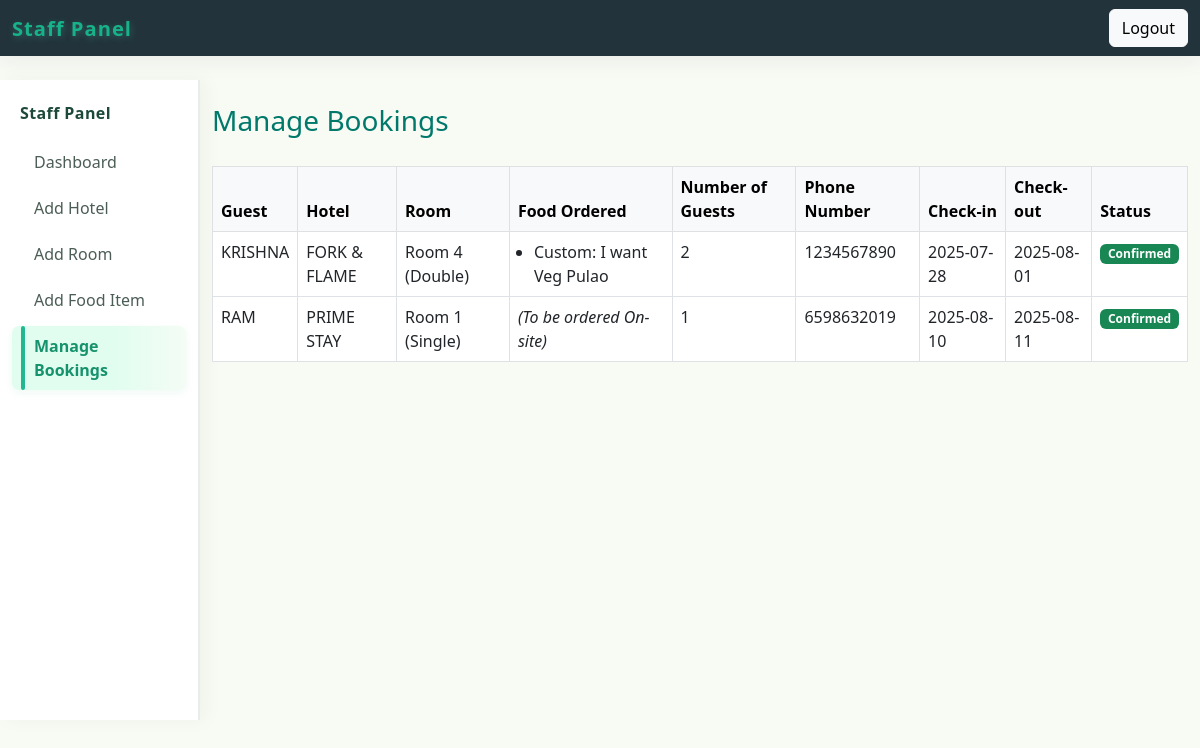
Page /staff/manage_bookings (signed in) on the committed database.
### tables this page shows
CREATE TABLE bookings (
            id INTEGER PRIMARY KEY,
            guest_id INTEGER,
            hotel_id INTEGER,
            room_id INTEGER,
            room_type TEXT,
            food_selected TEXT,
            check_in TEXT,
            check_out TEXT,
            status TEXT,
            num_guests INTEGER DEFAULT 1,
            phone_number TEXT,
            total_cost REAL DEFAULT 0,
            FOREIGN KEY(guest_id) REFERENCES users(id),
            FOREIGN KEY(hotel_id) REFERENCES hotels(id),
            FOREIGN KEY(room_id) REFERENCES rooms(id)
        );

CREATE TABLE users (
            id INTEGER PRIMARY KEY,
            email TEXT UNIQUE,
            password TEXT,
            role TEXT,
            name TEXT
        );

CREATE TABLE hotels (
            id INTEGER PRIMARY KEY,
            staff_id INTEGER,
            hotel_name TEXT,
            address TEXT,
            number_of_rooms INTEGER,
            food_options TEXT,
            phone_number TEXT,
            staff_email TEXT,
            hotel_image_path TEXT,  -- Add this line to store the image filename or path
            FOREIGN KEY(staff_id) REFERENCES users(id)
        );

CREATE TABLE rooms (
            id INTEGER PRIMARY KEY,
            hotel_id INTEGER,
            room_number TEXT,
            room_type TEXT,
            price REAL,
            FOREIGN KEY(hotel_id) REFERENCES hotels(id)
        );

### app.py (the view)
@app.route('/staff/manage_bookings')
def manage_bookings():
    if session.get('role') != 'staff':
        return redirect(url_for('signin'))
    db = get_db()
    staff_id = session['user_id']
    bookings = db.execute("""
        SELECT
            u.name AS guest_name,
            h.hotel_name,
            r.room_number,
            r.room_type,
            b.food_selected,
            b.check_in,
            b.check_out,
            b.status,
            b.num_guests,
            b.phone_number
        FROM bookings b
        JOIN users u ON b.guest_id = u.id
        JOIN hotels h ON b.hotel_id = h.id
        JOIN rooms r ON b.room_id = r.id
        WHERE h.staff_id = ?
        ORDER BY b.id DESC
    """, (staff_id,)).fetchall()
    return render_template('staff_manage_bookings.html', bookings=bookings)

### app.py (called while the page is built)
def get_db():
    conn = sqlite3.connect(DATABASE)
    conn.row_factory = sqlite3.Row
    return conn

### templates/staff_manage_bookings.html (shortened to what this page needs)
{% extends "staff_base.html" %}
{% set page = 'manage_bookings' %}
{% block content %}
<h2 style="color:#00796b; font-size:28px; margin-bottom:28px;">Manage Bookings</h2>
<table class="table table-bordered bg-white">
    <thead class="table-light">
        <tr>
            <th>Guest</th>
            <th>Hotel</th>
            <th>Room</th>
            <th>Food Ordered</th>
            <th>Number of Guests</th>
            <th>Phone Number</th>
            <th>Check-in</th>
            <th>Check-out</th>
            <th>Status</th>
        </tr>
    </thead>
    <tbody>
    {% if bookings %}
      {% for booking in bookings %}
        <tr>
          <td>{{ booking.guest_name }}</td>
          <td>{{ booking.hotel_name }}</td>
          <td>Room {{ booking.room_number }} ({{ booking.room_type }})</td>
          <td>
            {% if booking.food_selected %}
              {% set foods = booking.food_selected.split(',') %}
              <ul class="mb-0 ps-3">
                {% for food in foods %}
                  <li>{{ food.strip() }}</li>
                {% endfor %}
              </ul>
            {% else %}
              <em>(To be ordered On-site)</em>
            {% endif %}
          </td>
          <td>{{ booking.num_guests or '-' }}</td>
          <td>{{ booking.phone_number or '-' }}</td>
          <td>{{ booking.check_in or '-' }}</td>
          <td>{{ booking.check_out or '-' }}</td>
          <td>
            {% if booking.status %}
              {% if booking.status.lower() == 'confirmed' %}
                <span class="badge bg-success">{{ booking.status }}</span>
              {% elif booking.status.lower() == 'pending' %}
                <span class="badge bg-warning text-dark">{{ booking.status }}</span>
              {% elif booking.status.lower() == 'cancelled' %}
                <span class="badge bg-danger">{{ booking.status }}</span>
              {% else %}
                {{ booking.status }}
              {% endif %}
            {% else %}
              <em>-</em>
            {% endif %}
          </td>
        </tr>
      {% endfor %}
    {% else %}
      <tr><td colspan="9" class="text-center fst-italic">No bookings found.</td></tr>
    {% endif %}
    </tbody>
</table>
{% endblock %}

### templates/staff_base.html (style rules this page uses)
body { background: #f8faf4; }

### rows in the picture
bookings: guest_name "KRISHNA", hotel_name "FORK & FLAME", room_number "4", room_type "Double", strip "Custom: I want Veg Pulao", num_guests "2", phone_number "1234567890", check_in "2025-07-28", check_out "2025-08-01", status "Confirmed"
bookings: guest_name "RAM", hotel_name "PRIME STAY", room_number "1", room_type "Single", food_selected "(To be ordered On-site)", num_guests "1", phone_number "6598632019", check_in "2025-08-10", check_out "2025-08-11", status "Confirmed"
